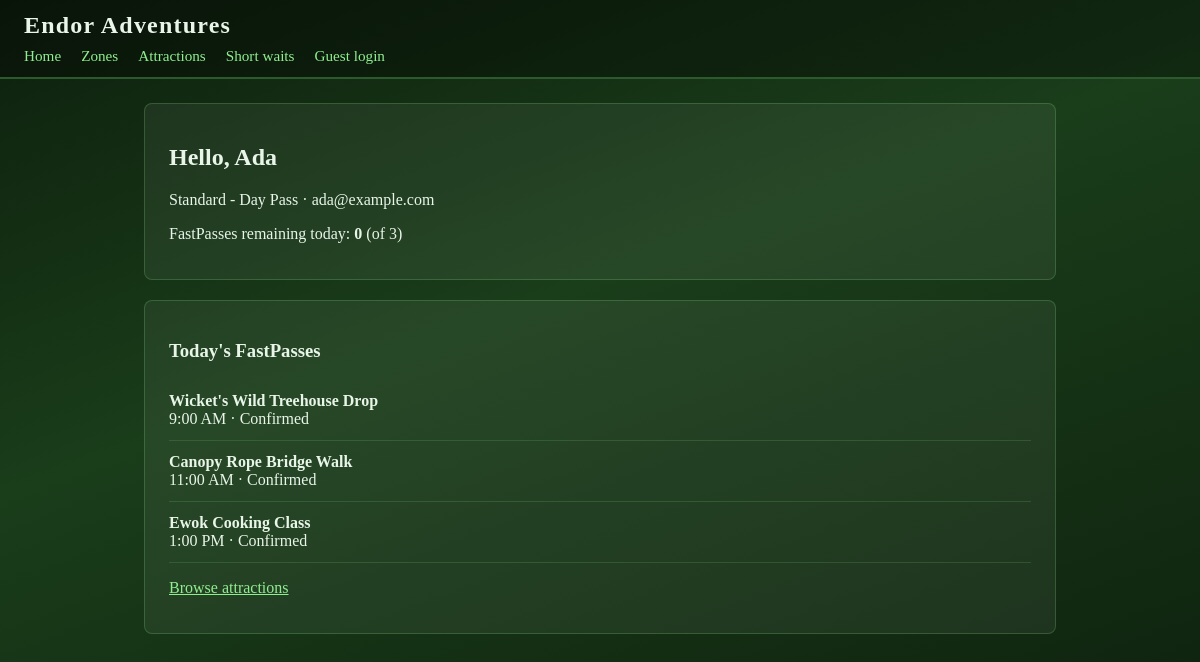
Screenshot of /guest/6/dashboard/ with the database file from the repository.
### fastpass/models.py (models this page shows, shortened)
class Guest(models.Model):
    STANDARD = 'standard'
    SILVER = 'silver'
    GOLD = 'gold'
    PLATINUM = 'platinum'
    MEMBERSHIP_CHOICES = [
        (STANDARD, 'Standard - Day Pass'),
        (SILVER, 'Silver - Season Pass'),
        (GOLD, 'Gold - Premium Season Pass'),
        (PLATINUM, 'Platinum - VIP All-Access'),
    ]
    first_name = models.CharField(max_length=100)
    last_name = models.CharField(max_length=100)
    email = models.EmailField(unique=True)
    membership_tier = models.CharField(
        max_length=20,
        choices=MEMBERSHIP_CHOICES,
        default=STANDARD
    )
    daily_fastpass_limit = models.IntegerField(default=3)
    height_cm = models.IntegerField(null=True, blank=True)
    created_at = models.DateTimeField(auto_now_add=True)
    class Meta:
        ordering = ['last_name', 'first_name']

class FastPass(models.Model):
    CONFIRMED = 'confirmed'
    USED = 'used'
    CANCELLED = 'cancelled'
    EXPIRED = 'expired'
    STATUS_CHOICES = [
        (CONFIRMED, 'Confirmed'),
        (USED, 'Used'),
        (CANCELLED, 'Cancelled'),
        (EXPIRED, 'Expired'),
    ]
    guest = models.ForeignKey(
        Guest,
        on_delete=models.CASCADE,
        related_name='fastpasses'
    )
    attraction = models.ForeignKey(
        Attraction,
        on_delete=models.CASCADE,
        related_name='fastpasses'
    )
    time_slot = models.ForeignKey(
        TimeSlot,
        on_delete=models.CASCADE,
        related_name='fastpasses'
    )
    booking_date = models.DateField()
    status = models.CharField(
        max_length=20,
        choices=STATUS_CHOICES,
        default=CONFIRMED
    )
    booked_at = models.DateTimeField(auto_now_add=True)
    class Meta:
        ordering = ['-booking_date', 'time_slot__start_time']
        verbose_name_plural = "FastPasses"
        unique_together = ['guest', 'attraction', 'booking_date']

class Attraction(models.Model):
    RIDE = 'ride'
    SHOW = 'show'
    EXPERIENCE = 'experience'
    DINING = 'dining'
    TYPE_CHOICES = [
        (RIDE, 'Ride'),
        (SHOW, 'Show'),
        (EXPERIENCE, 'Experience'),
        (DINING, 'Dining'),
    ]
    THRILL_CHOICES = [
        (1, 'Mild - All Ages'),
        (2, 'Moderate - Some Thrills'),
        (3, 'Thrilling - Not for the Faint of Heart'),
        (4, 'Extreme - Hold onto Your Ewok!'),
    ]
    name = models.CharField(max_length=200)
    description = models.TextField()
    attraction_type = models.CharField(
        max_length=20,
        choices=TYPE_CHOICES,
        default=RIDE
    )
    zone = models.ForeignKey(
        ThemeZone,
        on_delete=models.CASCADE,
        related_name='attractions'
    )
    thrill_level = models.IntegerField(choices=THRILL_CHOICES, default=1)
    min_height_cm = models.IntegerField(default=0)
    duration_minutes = models.IntegerField(default=5)
    current_wait_minutes = models.IntegerField(default=0)
    is_operational = models.BooleanField(default=True)
    fastpass_enabled = models.BooleanField(default=True)
    created_at = models.DateTimeField(auto_now_add=True)
    class Meta:
        ordering = ['zone', 'name']

class TimeSlot(models.Model):
    attraction = models.ForeignKey(
        Attraction,
        on_delete=models.CASCADE,
        related_name='time_slots'
    )
    start_time = models.TimeField()
    end_time = models.TimeField()
    max_fastpasses = models.IntegerField(default=50)
    is_active = models.BooleanField(default=True)
    class Meta:
        ordering = ['attraction', 'start_time']
        unique_together = ['attraction', 'start_time']

### fastpass/views.py (the view)
def guest_dashboard(request, guest_id):
    guest = get_object_or_404(Guest, id=guest_id)
    today = timezone.localdate()
    todays_passes = guest.fastpasses.filter(booking_date=today).order_by(
        'time_slot__start_time'
    )
    confirmed_count = todays_passes.filter(status='confirmed').count()
    remaining = guest.daily_fastpass_limit - confirmed_count
    context = {
        'guest': guest,
        'todays_passes': todays_passes,
        'remaining_passes': remaining,
    }
    return render(request, 'fastpass/guest_dashboard.html', context)

### fastpass/templates/fastpass/guest_dashboard.html (shortened to what this page needs)
{% extends 'fastpass/base.html' %}
{% block content %}
<div class="card">
    <h2>Hello, {{ guest.first_name }}</h2>
    <p>{{ guest.get_membership_tier_display }} · {{ guest.email }}</p>
    <p>FastPasses remaining today: <strong>{{ remaining_passes }}</strong> (of {{ guest.daily_fastpass_limit }})</p>
</div>
<div class="card">
    <h3>Today's FastPasses</h3>
    {% if todays_passes %}
    <ul style="list-style: none; padding: 0;">
        {% for fp in todays_passes %}
        <li style="padding: 12px 0; border-bottom: 1px solid rgba(144,238,144,0.15);">
            <strong>{{ fp.attraction.name }}</strong><br>
            {{ fp.time_slot.start_time|time:"g:i A" }} · {{ fp.get_status_display }}
        </li>
        {% endfor %}
    </ul>
    {% else %}
    <p>No FastPasses booked for today yet.</p>
    {% endif %}
    <p style="margin-top: 16px;"><a href="{% url 'fastpass:attraction_list' %}">Browse attractions</a></p>
</div>
{% endblock %}

### fastpass/templates/fastpass/base.html (style rules this page uses)
* { box-sizing: border-box; }
body { margin: 0; font-family: Georgia, 'Times New Roman', serif; background: linear-gradient(160deg, #0d1f0d 0%, #1a3d1a 40%, #0d1f0d 100%); color: #e8f5e8; min-height: 100vh; }
a { color: #90EE90; }
.card { background: rgba(255,255,255,0.06); border-radius: 8px; padding: 20px 24px; margin-bottom: 20px; border: 1px solid rgba(144,238,144,0.2); }

### rows the page displays
Guest: first_name "Ada", membership_tier "Standard - Day Pass", email "ada@example.com", daily_fastpass_limit "3"
FastPass: attraction.name "Wicket's Wild Treehouse Drop", time_slot.start_time "9:00 AM", status "Confirmed"
FastPass: attraction.name "Canopy Rope Bridge Walk", time_slot.start_time "11:00 AM", status "Confirmed"
FastPass: attraction.name "Ewok Cooking Class", time_slot.start_time "1:00 PM", status "Confirmed"

### other values shown
{{ remaining_passes }} "0"
